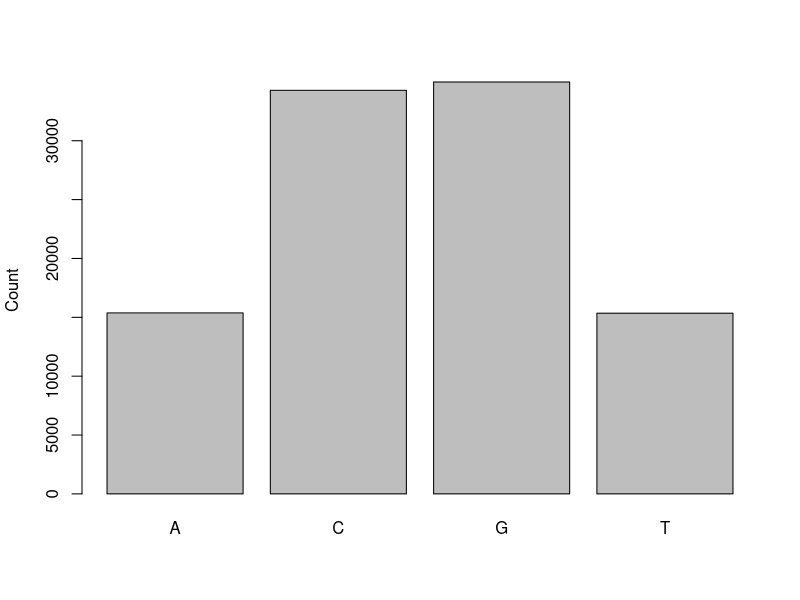
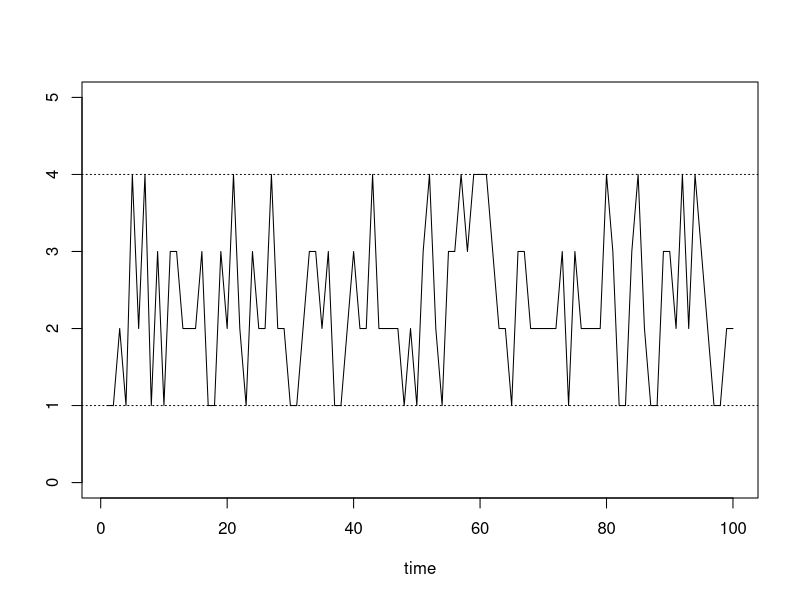

Here is the R script that generated these plots, in order:
rm(list = ls())
P <- t(matrix(c(0.180,0.274,0.426,0.120,
                0.171,0.367,0.274,0.188,
                0.161,0.339,0.375,0.125,
                0.079,0.355,0.384,0.182),nrow=4, ncol=4))
# 1. Compute P^5, P^50 and P^500
library(expm)
P%^%5
P%^%50
P%^%500

# 2. Simulate one sequence of 100,000 nucleotides from this 4-state Markov chain 
# and then visualize this sequence. 
# Use set.seed(440) in your simulations
# simulate discrete Markov chains according to transition matrix P
run.mc.sim <- function(P, num.iters) {
  set.seed(440)
  # number of possible states
  num.states <- nrow(P)
  # stores the states X_t through time
  states <- numeric(num.iters)
  # initialize variable for first state
  states[1] <- 1
  for(t in 2:num.iters) {
    # probability vector to simulate next state X_{t+1}
    p <- P[states[t-1], ]
    # draw from multinomial and determine state
    states[t] <- which(rmultinom(1, 1, p) == 1)
  }
  return(states)
}
num.iterations <- 100000
chain.states <- run.mc.sim(P, num.iterations)
counts <- table(chain.states)
barplot(counts, 
        names.arg=c("A", "C", "G", "T"),
        ylab="Count")

matplot(chain.states[99900:99999], type='l', lty=1, col=1:5, ylim=c(0,5), ylab='state
', xlab='time')
abline(h=1, lty=3)
abline(h=4, lty=3)

# 3. Based on the sequence of 100,000 nucleotides simulated from the previous part, 
# compute the proportions of four types of nucleotides in this sequence.
proportions <- counts/100000

# 4. Based on the sequence of 100,000 nucleotides simulated above, 
# compute the the proportion of CG occurrence in this sequence. 
# For example, if your simulated sequence is GCTAATCCGGCGAAT,
# then the number of CG occurrence in this sequence is 2 and the proportion of CG occurrence is 2/(15-1)=1/7
string.chain.states <- toString(chain.states)
library(stringr)
str_count(string.chain.states, pattern = "2, 3")/100000

# 5. Now use the one-step transition probability matrix P to compute 
# the expected proportion of CG occurrence simulated from this 4-state Markov chain
P[2,3] * (P%^%500)[1,2]

# Consider a new sequence of i.i.d. nucleotides with C and G proportions matching your simulated
# sequence above. What is the expected proportion of CG occurrence in this new sequence?
P[2,3] * proportions[2]
